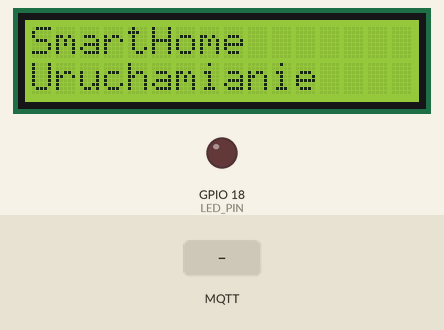
Recording of a sketch running on a simulated ESP32. Parts: 16×2 character LCD, output pins drawn as LEDs (lit = HIGH). The test bench sets the inputs (shaded band). WiFi joins after 1.5 s; servers stay silent unless stated; no MQTT or app messages arrive unless stated; what the sketch prints to the serial monitor is not drawn.

Above: at 0.1 s.
At 3.8 s:
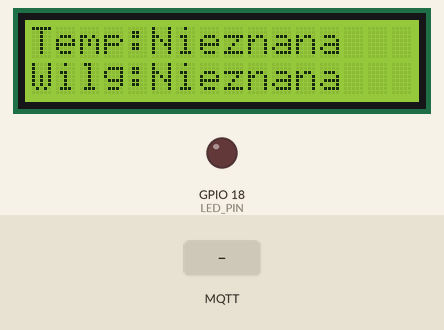
3.9 s: MQTT message "banan1999" arrives on the first subscribed topic
5.4 s: MQTT message "1" arrives on the first subscribed topic
6.9 s: MQTT message "on" arrives on the first subscribed topic
Timing chart, 0 to 9.9 s (numbered marks = the images above; inputs shaded):
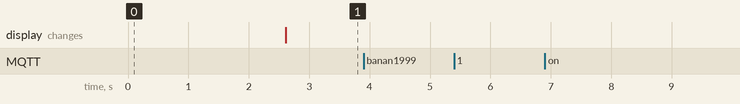

The sketch:

wifi-scan.ino
```cpp
#include <WiFi.h>
#include <Wire.h>
#include <LiquidCrystal_I2C.h>
#include <PubSubClient.h>
#include <ArduinoJson.h>

// =====================================
// LCD
// =====================================

LiquidCrystal_I2C lcd(0x27, 16, 2);

// =====================================
// WIFI
// =====================================

const char* WIFI_SSID = "Wokwi-GUEST";
const char* WIFI_PASSWORD = "";

// const char* WIFI_SSID = "KCKU_LM";
// const char* WIFI_PASSWORD = "banan1999";

// =====================================
// MQTT
// =====================================

const char* MQTT_SERVER = "broker.hivemq.com";
const int MQTT_PORT = 1883;

const char* MQTT_TOPIC = "HomeAssistant_WSBMerito";

// =====================================
// LED
// =====================================

const int LED_PIN = 18;

// =====================================
// OBIEKTY
// =====================================

WiFiClient espClient;
PubSubClient mqtt(espClient);

// =====================================
// DANE CZUJNIKOW
// =====================================

float temperature = 0;
float humidity = 0;

bool motion = false;
int brightness = 0;

// Informacja, czy otrzymalismy dane
bool temperatureKnown = false;
bool humidityKnown = false;
bool motionKnown = false;
bool brightnessKnown = false;

// Czas ostatniego wykrycia ruchu
unsigned long lastMotionTime = 0;

// Tryb swiatla
bool lightOn = false;

// Progi automatyki
const int DARK_THRESHOLD = 1000;
const unsigned long MOTION_TIMEOUT = 10000;

// =====================================
// ODBIERANIE WIADOMOSCI MQTT
// =====================================

void mqttCallback(char* topic, byte* payload, unsigned int length) {

  String message = "";

  for (unsigned int i = 0; i < length; i++) {
    message += (char)payload[i];
  }

  Serial.println("Odebrano MQTT:");
  Serial.println(message);

  JsonDocument doc;

  DeserializationError error = deserializeJson(doc, message);

  if (error) {
    Serial.println("Blad JSON!");
    return;
  }

  // Aktualizacja tylko danych, ktore przyszly
  if (!doc["temperature"].isNull()) {
    temperature = doc["temperature"];
    temperatureKnown = true;
  }

  if (!doc["humidity"].isNull()) {
    humidity = doc["humidity"];
    humidityKnown = true;
  }

  if (!doc["motion"].isNull()) {
    motion = doc["motion"];
    motionKnown = true;

    if (motion) {
      lastMotionTime = millis();
    }
  }

  if (!doc["brightness"].isNull()) {
    brightness = doc["brightness"];
    brightnessKnown = true;
  }

  Serial.println("Dane zaktualizowane.");
}

// =====================================
// WIFI
// =====================================

void connectWiFi() {

  Serial.println("Laczenie z WiFi...");

  WiFi.begin(WIFI_SSID, WIFI_PASSWORD);

  while (WiFi.status() != WL_CONNECTED) {
    delay(500);
    Serial.print(".");
  }

  Serial.println();
  Serial.println("WiFi polaczone!");
}

// =====================================
// MQTT
// =====================================

void reconnectMQTT() {

  static unsigned long lastMqttAttempt = 0;

  if (mqtt.connected()) {
    return;
  }

  if (millis() - lastMqttAttempt < 2000 && lastMqttAttempt != 0) {
    return;
  }
  lastMqttAttempt = millis();

  String clientId = "SmartHome-Central-";
  clientId += String((uint32_t)ESP.getEfuseMac(), HEX);

  Serial.println("Laczenie z MQTT...");

  if (mqtt.connect(clientId.c_str())) {

    Serial.println("MQTT polaczone!");

    mqtt.subscribe(MQTT_TOPIC);

    Serial.println("Nasluchiwanie MQTT aktywne.");

  } else {

    Serial.print("Blad MQTT: ");
    Serial.println(mqtt.state());
  }
}

// =====================================
// LCD
// =====================================

void displayData() {

  lcd.clear();

  lcd.setCursor(0, 0);
  lcd.print("Temp:");

  if (temperatureKnown) {
    lcd.print(temperature, 1);
    lcd.print("C");
  } else {
    lcd.print("Nieznana");
  }

  lcd.setCursor(0, 1);
  lcd.print("Wilg:");

  if (humidityKnown) {
    lcd.print(humidity, 0);
    lcd.print("%");
  } else {
    lcd.print("Nieznana");
  }
}

// =====================================
// AUTOMATYKA SWIATLA
// =====================================

void controlLight() {

  bool shouldTurnOn = false;

  // Automatykę uruchamiamy tylko,
  // gdy znamy ruch i jasność.

  if (motionKnown && brightnessKnown) {

    bool isDark = brightness < DARK_THRESHOLD;

    bool recentMotion =
      motionKnown && (millis() - lastMotionTime < MOTION_TIMEOUT);

    shouldTurnOn = recentMotion && isDark;
  }

  lightOn = shouldTurnOn;

  digitalWrite(LED_PIN, lightOn ? HIGH : LOW);
}

// =====================================
// SETUP
// =====================================

void setup() {

  Serial.begin(115200);

  Wire.begin(21, 22);

  lcd.init();
  lcd.backlight();

  pinMode(LED_PIN, OUTPUT);
  digitalWrite(LED_PIN, LOW);

  lcd.setCursor(0, 0);
  lcd.print("SmartHome");
  lcd.setCursor(0, 1);
  lcd.print("Uruchamianie");

  connectWiFi();

  mqtt.setServer(MQTT_SERVER, MQTT_PORT);
  mqtt.setCallback(mqttCallback);

  delay(1000);
  displayData();
}

// =====================================
// GLOWNA PETLA
// =====================================

void loop() {

  if (WiFi.status() != WL_CONNECTED) {
    connectWiFi();
  }

  if (!mqtt.connected()) {
    reconnectMQTT();
  }

  mqtt.loop();

  controlLight();

  static unsigned long lastDisplayUpdate = 0;

  if (millis() - lastDisplayUpdate >= 1000) {
    lastDisplayUpdate = millis();
    displayData();
  }
}
```

Measured:
- after the input at 3.9 s, every drawn part: stays the same
- after the input at 5.4 s, every drawn part: stays the same
- after the input at 6.9 s, every drawn part: stays the same
